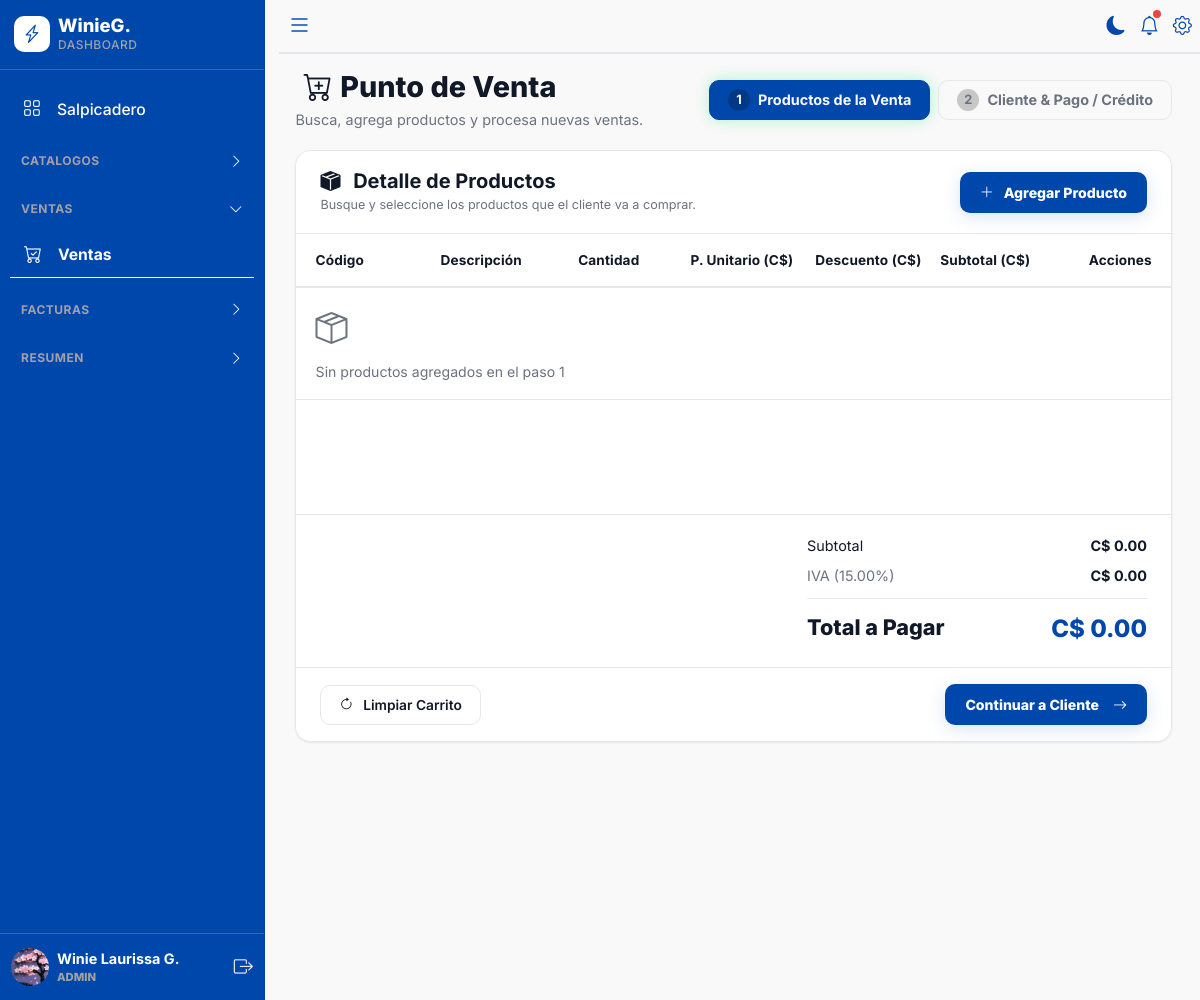
/ventas (signed in), run on the app's committed database.
### models/usuario.py (models this page shows, shortened)
class Usuario(UserMixin, db.Model):
    __tablename__ = "usuarios"
    id = db.Column(
        db.Integer,
        primary_key=True
    )
    username = db.Column(
        db.String(50),
        unique=True,
        nullable=False
    )
    password_hash = db.Column(
        db.String(255),
        nullable=False
    )
    nombre_completo = db.Column(
        db.String(150),
        nullable=True
    )
    @property
    def nombre_mostrar(self):
        if not self.nombre_completo:
            return self.username
        partes = self.nombre_completo.strip().split()
        if len(partes) == 0:
            return self.username
        elif len(partes) == 1:
            return partes[0].capitalize()
        elif len(partes) == 2:
            return f"{partes[0].capitalize()} {partes[1][0].upper()}."
        else:
            return f"{partes[0].capitalize()} {partes[1].capitalize()} {partes[2][0].upper()}."
    direccion = db.Column(
        db.String(255),
        nullable=True
    )
    genero = db.Column(
        db.String(20),
        nullable=True
    )
    telefono = db.Column(
        db.String(20),
        nullable=True
    )
    email = db.Column(
        db.String(120),
        unique=True,
        nullable=True
    )
    foto_perfil = db.Column(
        db.String(255),
        nullable=True
    )
    rol_id = db.Column(
        db.Integer,
        db.ForeignKey("roles.id"),
        nullable=False
    )
    cliente_id = db.Column(
        db.Integer,
        db.ForeignKey("clientes.id"),
        nullable=True
    )
    estado = db.Column(
        db.Boolean,
        default=True
    )
    debe_cambiar_password = db.Column(
        db.Boolean,
        nullable=False,
        default=False
    )
    password_temporal_plana = db.Column(
        db.String(100),
        nullable=True
    )
    created_at = db.Column(
        db.DateTime,
        default=lambda: datetime.now(UTC)
    )
    updated_at = db.Column(
        db.DateTime,
        default=lambda: datetime.now(UTC),
        onupdate=lambda: datetime.now(UTC)
    )
    rol = db.relationship(
        "Rol",
        back_populates="usuarios"
    )
    cliente = db.relationship(
        "Cliente",
        back_populates="usuario"
    )
    ventas = db.relationship(
        "Venta",
        back_populates="usuario",
        lazy=True
    )
    pagos = db.relationship(
        "Pago",
        back_populates="usuario",
        lazy=True
    )

### models/empresa.py (models this page shows)
class Empresa(db.Model):
    __tablename__ = "empresa"
    id = db.Column(db.Integer, primary_key=True)
    razon_social = db.Column(db.String(150), nullable=False)
    ruc = db.Column(db.String(30), nullable=True)
    tipo_empresa = db.Column(db.String(20), nullable=True)
    direccion = db.Column(db.String(250), nullable=True)
    ciudad = db.Column(db.String(100), nullable=True)
    telefono = db.Column(db.String(30), nullable=True)
    email = db.Column(db.String(120), nullable=True)
    sitio_web = db.Column(db.String(150), nullable=True)
    regimen = db.Column(db.String(80), nullable=True)
    serie_factura = db.Column(db.String(20), nullable=False, default="F001")
    correlativo = db.Column(db.String(20), nullable=False, default="00034")
    iva = db.Column(db.Numeric(5, 2), nullable=False, default=15)
    logo = db.Column(db.String(200), nullable=True)
    estado = db.Column(db.Boolean, nullable=False, default=True)
    created_at = db.Column(db.DateTime, default=lambda: datetime.now(UTC))
    updated_at = db.Column(
        db.DateTime,
        default=lambda: datetime.now(UTC),
        onupdate=lambda: datetime.now(UTC)
    )

### routes/ventas.py (the view)
@ventas_bp.route("/ventas",methods=["GET"])
@login_required
@roles_required("ADMIN", "VENDEDOR")
def ventas():
    clientes = Cliente.query.order_by(Cliente.nombres.asc()).all()
    productos = Producto.query.filter(Producto.stock > 0, Producto.estado == EstadoProducto.ACTIVO).all()
    categorias = Categoria.query.filter_by(estado=EstadoCategoria.ACTIVO).order_by(Categoria.nombre.asc()).all()
    numero_factura = generar_numero_factura()
    fecha_actual = datetime.now().strftime("%Y-%m-%d")
    empresa = Empresa.query.first()
    descuento_maximo = float(current_user.rol.descuento_maximo or 0)
    return render_template(
        "ventas/ventas.html",
        clientes=clientes,
        productos=productos,
        categorias=categorias,
        numero_factura=numero_factura,
        fecha_actual=fecha_actual,
        descuento_maximo=descuento_maximo,
        empresa=empresa
    )

### templates/ventas/ventas.html (shortened to what this page needs)
{% extends "base.html" %}
{% block content %}
<div class="page-header-apex d-flex justify-content-between align-items-center flex-wrap gap-3">
    <div>
        <h1 class="page-title-apex">
            <i class="bi bi-cart-plus px-2"></i>Punto de Venta</h1>
        <p class="page-subtitle-apex">Busca, agrega productos y procesa nuevas ventas.</p>
    </div>
    <div class="d-flex gap-2">
        <button type="button" class="stepper-tab-btn active" id="pillPaso1">
            <span style="background: rgba(0,0,0,0.2); width: 22px; height: 22px; border-radius: 50%; display: inline-flex; align-items: center; justify-content: center; font-size: 0.8rem;">1</span>
            Productos de la Venta
        </button>
        <button type="button" class="stepper-tab-btn" id="pillPaso2">
            <span style="background: rgba(0,0,0,0.2); width: 22px; height: 22px; border-radius: 50%; display: inline-flex; align-items: center; justify-content: center; font-size: 0.8rem;">2</span>
            Cliente & Pago / Crédito
        </button>
    </div>
</div>
<div id="vistaPaso1" class="step-view">
    <div class="panel" style="padding: 0; display: flex; flex-direction: column; background-color: var(--color-bg-card); border: 1px solid var(--color-border); border-radius: 16px; overflow: hidden; margin-bottom: 24px;">
        <div style="padding: 18px 24px; display: flex; justify-content: space-between; align-items: center; border-bottom: 1px solid var(--color-border); background-color: var(--color-bg-card);">
            <div>
                <h5 style="margin: 0; color: var(--color-text-main); font-weight: 700;">
                    <i class="bi bi-box-seam-fill  me-2"></i> Detalle de Productos
                </h5>
                <small style="color: var(--color-text-muted);">Busque y seleccione los productos que el cliente va a comprar.</small>
            </div>
            <button type="button" class="btn-neon-primary" id="btnAgregarProducto" onclick="abrirModal('modalProductos')">
                <i class="bi bi-plus-lg me-1"></i> Agregar Producto
            </button>
        </div>
        <div class="table-responsive" style="min-height: 280px; max-height: 480px; overflow-y: auto;">
            <table class="data-table" style="margin-bottom: 0;">
                <thead class="data-table__head" style="position: sticky; top: 0; z-index: 2; background-color: var(--color-bg-card);">
                    <tr>
                        <th>Código</th>
                        <th>Descripción</th>
                        <th style="text-align: center;">Cantidad</th>
                        <th style="text-align: right;">P. Unitario (C$)</th>
                        <th style="text-align: right;">Descuento (C$)</th>
                        <th style="text-align: right;">Subtotal (C$)</th>
                        <th style="text-align: right;">Acciones</th>
                    </tr>
                </thead>
                <tbody id="detalleVentaBody"></tbody>
            </table>
        </div>
        <div style="z-index: 10; margin-top: auto; background-color: var(--color-bg-card); border-top: 1px solid var(--color-border);">
            <div style="padding: 20px 24px;">
                <div style="max-width: 340px; margin-left: auto;">
                    <div style="display: flex; justify-content: space-between; margin-bottom: 8px;">
                        <span style="color: var(--color-text-primary);">Subtotal</span>
                        <strong id="subtotalVenta" style="color: var(--color-text-main);">C$ 0.00</strong>
                    </div>
                    <div style="display: flex; justify-content: space-between; margin-bottom: 8px;">
                        <span style="color: var(--color-text-muted);">IVA ({{ empresa.iva if empresa else 15 }}%)</span>
                        <strong id="ivaVenta" style="color: var(--color-text-main);">C$ 0.00</strong>
                    </div>
                    <div style="display: flex; justify-content: space-between; margin-top: 12px; padding-top: 12px; border-top: 1px solid var(--color-border); font-size: 1.35rem;">
                        <span style="font-weight: 800; color: var(--color-text-main);">Total a Pagar</span>
                        <strong id="totalVenta" style="color: var(--color-primary); font-weight: 800; font-size: 1.5rem;">C$ 0.00</strong>
                    </div>
                </div>
            </div>
            <div style="padding: 16px 24px; display: flex; justify-content: space-between; align-items: center; border-top: 1px solid var(--color-border); background-color: var(--color-bg-card);">
                <button type="button" class="btn-apex-outline" id="btnLimpiarVenta">
                    <i class="bi bi-arrow-clockwise me-1"></i> Limpiar Carrito
                </button>
                <button type="button" class="btn-neon-primary" id="btnIrPaso2" style="padding: 10px 24px;">
                   Continuar a Cliente  <i class="bi bi-arrow-right ms-2"></i>
                </button>
            </div>
        </div>
    </div>
</div>
{% endblock %}

### templates/base.html (shortened to what this page needs)
<!DOCTYPE html>
<html lang="es">
<head>
    <link href="https://cdn.jsdelivr.net/npm/bootstrap@5.3.3/dist/css/bootstrap.min.css" rel="stylesheet">
    <link rel="stylesheet" href="https://cdn.jsdelivr.net/npm/bootstrap-icons@1.11.3/font/bootstrap-icons.min.css">
    <link rel="stylesheet" href="{{ url_for('static', filename='css/main.css') }}">
    <link href="https://cdn.jsdelivr.net/npm/select2@4.1.0-rc.0/dist/css/select2.min.css" rel="stylesheet" />
</head>
<body>
    {% set rol_actual = current_user.rol.nombre.upper() if current_user.is_authenticated and current_user.rol else '' %}
    <div id="app-container" class="app-container">
        <button id="btnHamburgerTrigger" class="hamburger-trigger-btn" title="Abrir Menú">
        </button>
        <aside id="sidebar" class="sidebar">
            <div class="sidebar__header">
                <a class="d-flex align-items-center gap-2 text-decoration-none" href="{{ url_for('dashboard') }}" style="color: white;">
                    <div class="sidebar__logo-badge">
                        <i class="bi bi-lightning-charge"></i>
                    </div>
                </a>
            </div>
            <nav class="sidebar__nav">
                <ul class="sidebar__menu">
                    {% if rol_actual == 'ADMIN' %}
                    <li>
                        <a class="sidebar__link {% if request.endpoint == 'dashboard' %}sidebar__link--active{% endif %}" href="{{ url_for('dashboard') }}">
                            <i class="bi bi-grid sidebar__icon"></i>
                        </a>
                    </li>
                    {% endif %}
                    {% if rol_actual in ['ADMIN', 'VENDEDOR'] %}
                    <li class="sidebar__dropdown {% if request.endpoint and 'ventas' in request.endpoint %}is-expanded{% endif %}">
                        <ul class="sidebar__submenu">
                            <li>
                                <a class="sidebar__sublink {% if request.endpoint and 'ventas' in request.endpoint %}sidebar__sublink--active{% endif %}" href="{{ url_for('ventas.ventas') }}">
                                    <i class="bi bi-cart-check sidebar__icon"></i>
                                </a>
                            </li>
                        </ul>
                    </li>
                    {% endif %}
                </ul>
            </nav>
            <div class="sidebar__user-profile">
                <a href="{{ url_for('perfil.editar_perfil') }}" class="d-flex align-items-center gap-2 text-decoration-none" style="flex: 1; min-width: 0;" title="Ver Perfil de Admin">
                    <div class="sidebar__user-avatar" style="overflow: hidden;">
                        {% if current_user.is_authenticated and current_user.foto_perfil %}
                        <img src="{{ url_for('static', filename='uploads/perfiles/' + current_user.foto_perfil) }}" alt="Foto" style="width: 100%; height: 100%; object-fit: cover;">
                        {% else %}
                        {{ current_user.nombre_mostrar[:2].upper() if current_user.is_authenticated else 'AD' }}
                        {% endif %}
                    </div>
                </a>
            </div>
        </aside>
        <main id="main-content" class="main-content">
            {% block topbar %}
            <header style="position: sticky; top: 0; z-index: 1000; display: flex; justify-content: space-between; align-items: center; padding: 8px; border-bottom: 2px solid var(--color-border); background-color: var(--color-bg-app);">
                <div style="display: flex; align-items: center;">
                    <button type="button" class="topbar-icon-btn" title="Menú" style="font-size: 1.5rem;">
                        <i class="bi bi-list"></i>
                    </button>
                </div>
                <div class="topbar__actions" style="display: flex; align-items: center; gap: 14px;">
                    <button type="button" class="topbar-icon-btn" onclick="toggleTheme()" title="Cambiar Tema">
                        <i id="theme-icon" class="bi bi-sun"></i>
                    </button>
                    <a href="javascript:void(0)" class="topbar-icon-btn" title="Alertas de Cobro">
                        <i class="bi bi-bell"></i>
                        <span class="topbar-badge-dot"></span>
                    </a>
                    {% if rol_actual == 'ADMIN' %}
                    <a href="{{ url_for('empresa.informacion_empresa') }}" class="topbar-icon-btn" title="Información de la Empresa">
                        <i class="bi bi-gear"></i>
                    </a>
                    {% endif %}
                </div>
            </header>
            {% endblock topbar %}
            <div class="content-wrapper">
        {% block content %}
        {% endblock %}
                </div>
        </main>
    </div>
</body>
</html>

### data on the page
Usuario: foto_perfil (picture)
Empresa: iva "15.00"
